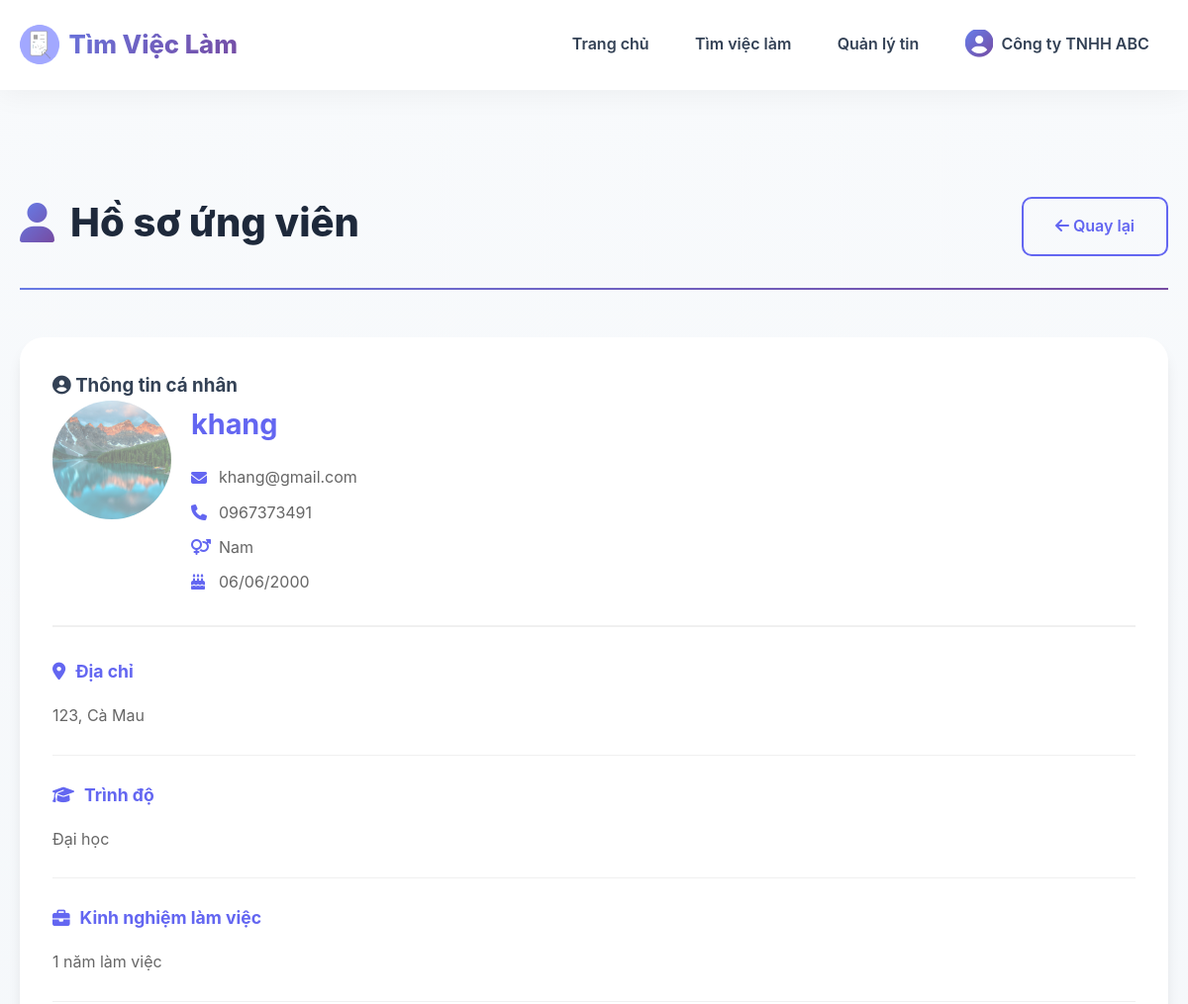
/nhatuyendung/chitietungvien/14 (signed in, upper part), run on an earlier commit of the app's database.
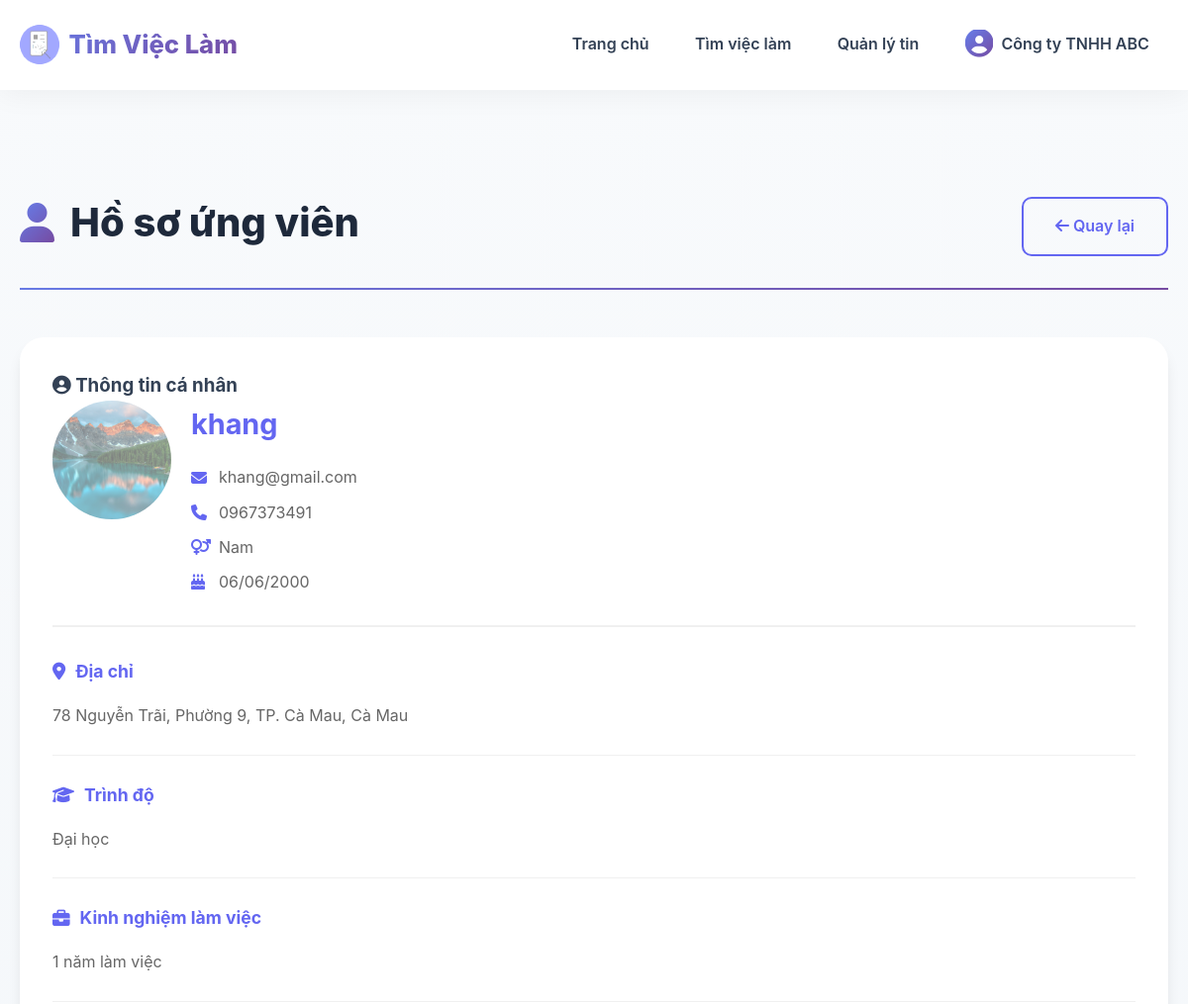
And on a later commit of the database.
### tables this page shows
CREATE TABLE `donungtuyen` (
  `id` int(11) NOT NULL,
  `tintuyendung_id` int(11) NOT NULL,
  `nguoidung_id` int(11) NOT NULL COMMENT 'ID ứng viên',
  `cv_file` varchar(255) NOT NULL,
  `thuungtuyen` text DEFAULT NULL,
  `trangthai` enum('moi','dangxem','phongvan','nhanviec','tuchoi') DEFAULT 'moi',
  `ghichu` text DEFAULT NULL COMMENT 'Ghi chú của nhà tuyển dụng',
  `ngaynop` datetime DEFAULT current_timestamp(),
  `ngaycapnhat` datetime DEFAULT current_timestamp() ON UPDATE current_timestamp()
);

CREATE TABLE `nguoidung` (
  `id` int(11) NOT NULL,
  `email` varchar(255) NOT NULL,
  `matkhau` varchar(255) NOT NULL,
  `hoten` varchar(255) NOT NULL,
  `sodienthoai` varchar(20) DEFAULT NULL,
  `diachi` text DEFAULT NULL,
  `avatar` varchar(255) DEFAULT NULL,
  `vaitro` enum('admin','ungvien','tuyendung','choduyet') DEFAULT 'ungvien',
  `trangthai` enum('hoatdong','khoa') DEFAULT 'hoatdong',
  `xacminh` tinyint(1) DEFAULT 0,
  `ngaytao` datetime DEFAULT current_timestamp(),
  `ngaycapnhat` datetime DEFAULT current_timestamp() ON UPDATE current_timestamp()
);

CREATE TABLE `thongtinungvien` (
  `id` int(11) NOT NULL,
  `nguoidung_id` int(11) NOT NULL,
  `ngaysinh` date DEFAULT NULL,
  `gioitinh` enum('nam','nu','khac') DEFAULT NULL,
  `trinhdo` varchar(255) DEFAULT NULL,
  `kinhnghiem` text DEFAULT NULL,
  `kynang` text DEFAULT NULL,
  `muctieucanhan` text DEFAULT NULL,
  `cv_file` varchar(255) DEFAULT NULL,
  `ngaycapnhat` datetime DEFAULT current_timestamp() ON UPDATE current_timestamp()
);

### app/controllers/NhatuyendungController.php (called while the page is built, shortened)
<?php
require_once BASE_PATH . 'app/models/DonUngTuyenModel.php';
class NhatuyendungController extends BaseController {
    private $donModel;
    public function __construct() {
        $this->donModel = new DonUngTuyenModel();
    }
    public function chitietungvien($donId) {
        $don = $this->donModel->layChiTiet($donId);
        $data = [
            'pageTitle' => 'Hồ sơ ứng viên - ' . $don['hoten'],
            'don' => $don
        ];
        $this->view('nhatuyendung/chitietungvien', $data);
    }
}
?>

### app/core/Database.php (called while the page is built, shortened)
<?php
class Database {
    private static $instance = null;
    private $connection;
    private function __construct() {
        try {
            $this->connection = new PDO(
                "mysql:host=" . DB_HOST . ";dbname=" . DB_NAME . ";charset=utf8mb4",
                DB_USER,
                DB_PASS,
                [
                    PDO::ATTR_ERRMODE => PDO::ERRMODE_EXCEPTION,
                    PDO::ATTR_DEFAULT_FETCH_MODE => PDO::FETCH_ASSOC,
                    PDO::ATTR_EMULATE_PREPARES => false
                ]
            );
        } catch (PDOException $e) {
            error_log("Database connection failed: " . $e->getMessage());
            if (DEBUG_MODE) {
                die("Lỗi kết nối database: " . $e->getMessage());
            } else {
                die("Không thể kết nối đến cơ sở dữ liệu. Vui lòng thử lại sau.");
            }
        }
    }
    public static function getInstance() {
        if (self::$instance === null) {
            self::$instance = new self();
        }
        return self::$instance;
    }
    public function getConnection() {
        return $this->connection;
    }
}

### app/models/DonUngTuyenModel.php (called while the page is built, shortened)
<?php
class DonUngTuyenModel {
    private $db;
    private $table = 'donungtuyen';
    public function __construct() {
        $this->db = Database::getInstance()->getConnection();
    }
    public function layChiTiet($id) {
        $sql = "SELECT d.*,
                nd.hoten, nd.email, nd.sodienthoai, nd.avatar, nd.diachi,
                tuv.ngaysinh, tuv.gioitinh, tuv.trinhdo, tuv.kinhnghiem, tuv.kynang, tuv.muctieucanhan,
                t.tieude, t.nguoidung_id as nhatuyendung_id,
                nhatd.tencongty
                FROM " . $this->table . " d
                INNER JOIN nguoidung nd ON d.nguoidung_id = nd.id
                LEFT JOIN thongtinungvien tuv ON nd.id = tuv.nguoidung_id
                INNER JOIN tintuyendung t ON d.tintuyendung_id = t.id
                LEFT JOIN thongtinnhatuyendung nhatd ON t.nguoidung_id = nhatd.nguoidung_id
                WHERE d.id = :id";
        $stmt = $this->db->prepare($sql);
        $stmt->bindParam(':id', $id);
        $stmt->execute();
        return $stmt->fetch(PDO::FETCH_ASSOC);
    }
}
?>

### app/views/nhatuyendung/chitietungvien.php (the view, shortened to what the changed rows need)
<?php require_once BASE_PATH . 'app/views/layouts/header.php'; ?>
<div class="container" style="margin-top: 100px;">
    <div class="page-header">
        <div style="display: flex; justify-content: space-between; align-items: center;">
            <h1><i class="fas fa-user"></i> Hồ sơ ứng viên</h1>
            <a href="<?php echo BASE_URL; ?>nhatuyendung/danhsachungvien/<?php echo $don['tintuyendung_id']; ?>" class="btn btn-outline">
                <i class="fas fa-arrow-left"></i> Quay lại
            </a>
        </div>
    </div>
    <div class="row">
        <div class="col-md-8">
            <div class="card">
                <div class="card-header">
                    <h3><i class="fas fa-user-circle"></i> Thông tin cá nhân</h3>
                </div>
                <div class="card-body">
                    <div class="profile-header">
                        <div class="profile-avatar">
                            <?php if (!empty($don['avatar'])): ?>
                                <img src="<?php echo BASE_URL . 'uploads/avatar/' . htmlspecialchars($don['avatar']); ?>"
                                     alt="Avatar">
                            <?php else: ?>
                                <div class="avatar-placeholder">
                                    <?php echo strtoupper(substr($don['hoten'], 0, 1)); ?>
                                </div>
                            <?php endif; ?>
                        </div>
                        <div class="profile-info">
                            <h2><?php echo htmlspecialchars($don['hoten']); ?></h2>
                            <div class="profile-meta">
                                <span><i class="fas fa-envelope"></i> <?php echo htmlspecialchars($don['email']); ?></span>
                                <span><i class="fas fa-phone"></i> <?php echo htmlspecialchars($don['sodienthoai']); ?></span>
                                <?php if (!empty($don['gioitinh'])): ?>
                                    <span><i class="fas fa-venus-mars"></i> <?php echo $don['gioitinh'] == 'nam' ? 'Nam' : 'Nữ'; ?></span>
                                <?php endif; ?>
                                <?php if (!empty($don['ngaysinh'])): ?>
                                    <span><i class="fas fa-birthday-cake"></i> <?php echo date('d/m/Y', strtotime($don['ngaysinh'])); ?></span>
                                <?php endif; ?>
                            </div>
                        </div>
                    </div>
                    <?php if (!empty($don['diachi'])): ?>
                    <div class="info-section">
                        <h4><i class="fas fa-map-marker-alt"></i> Địa chỉ</h4>
                        <p><?php echo htmlspecialchars($don['diachi']); ?></p>
                    </div>
                    <?php endif; ?>
                    <?php if (!empty($don['trinhdo']) || !empty($don['kinhnghiem']) || !empty($don['kynang']) || !empty($don['muctieucanhan'])): ?>
                        <?php if (!empty($don['trinhdo'])): ?>
                        <div class="info-section">
                            <h4><i class="fas fa-graduation-cap"></i> Trình độ</h4>
                            <p><?php echo nl2br(htmlspecialchars($don['trinhdo'])); ?></p>
                        </div>
                        <?php endif; ?>
                        <?php if (!empty($don['kinhnghiem'])): ?>
                        <div class="info-section">
                            <h4><i class="fas fa-briefcase"></i> Kinh nghiệm làm việc</h4>
                            <p><?php echo nl2br(htmlspecialchars($don['kinhnghiem'])); ?></p>
                        </div>
                        <?php endif; ?>
                    <?php endif; ?>
                </div>
            </div>
        </div>
    </div>
</div>
<?php require_once BASE_PATH . 'app/views/layouts/footer.php'; ?>

What changed in the data, as far as the page shows it:
changed through a linked row, donungtuyen "khang": nguoidung.diachi "123, Cà Mau" → "78 Nguyễn Trãi, Phường 9, TP. Cà Mau, Cà Mau"
